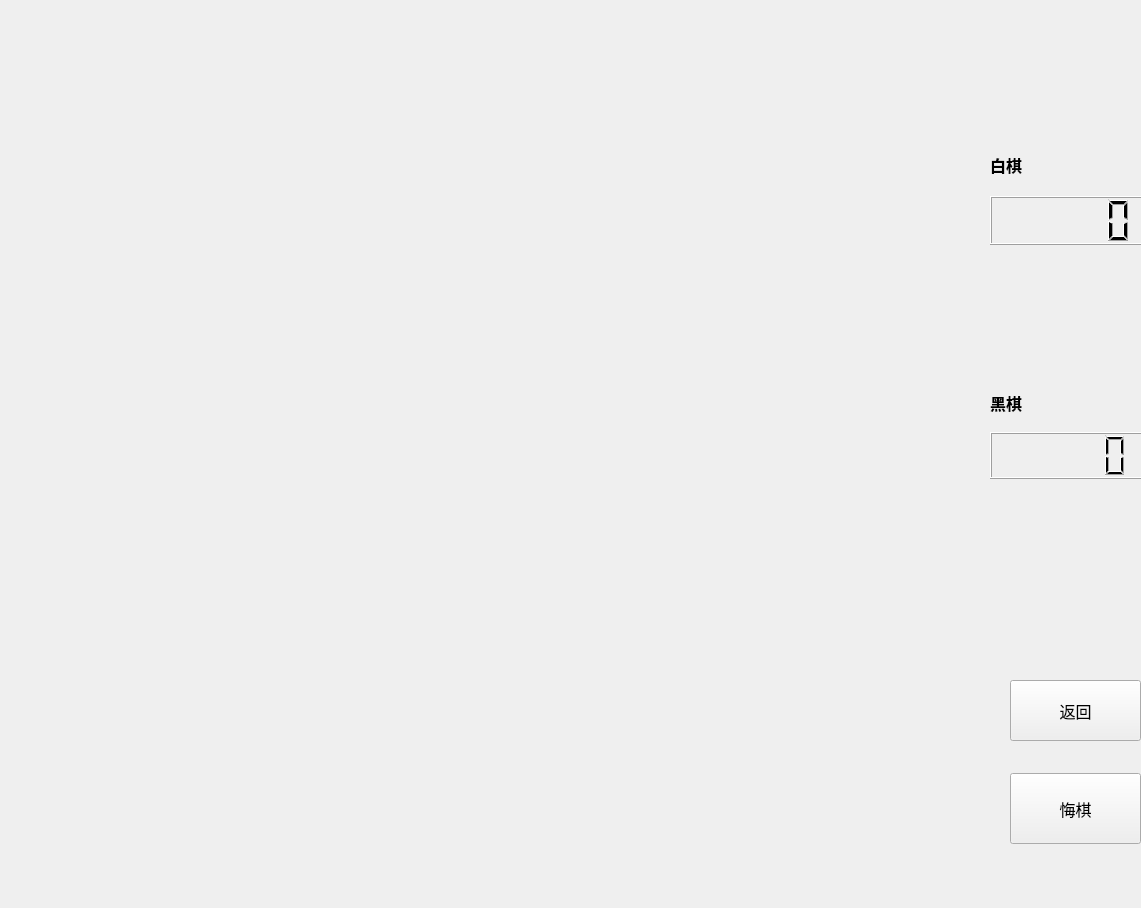
<?xml version="1.0" encoding="UTF-8"?>
<ui version="4.0">
 <class>gamewighet</class>
 <widget class="QWidget" name="gamewighet">
  <property name="geometry">
   <rect>
    <x>0</x>
    <y>0</y>
    <width>1141</width>
    <height>908</height>
   </rect>
  </property>
  <property name="font">
   <font>
    <family>黑体</family>
   </font>
  </property>
  <property name="windowTitle">
   <string>Form</string>
  </property>
  <widget class="QWidget" name="layoutWidget">
   <property name="geometry">
    <rect>
     <x>990</x>
     <y>140</y>
     <width>161</width>
     <height>161</height>
    </rect>
   </property>
   <layout class="QVBoxLayout" name="verticalLayout">
    <item>
     <widget class="QLabel" name="wihte">
      <property name="font">
       <font>
        <family>微软雅黑</family>
        <pointsize>12</pointsize>
        <weight>75</weight>
        <bold>true</bold>
       </font>
      </property>
      <property name="text">
       <string>白棋</string>
      </property>
     </widget>
    </item>
    <item>
     <widget class="QLCDNumber" name="lcd_white">
      <property name="styleSheet">
       <string notr="true">border-image: url(:/x.jpg);</string>
      </property>
     </widget>
    </item>
    <item>
     <widget class="QLabel" name="whitepos">
      <property name="font">
       <font>
        <pointsize>11</pointsize>
       </font>
      </property>
      <property name="text">
       <string/>
      </property>
     </widget>
    </item>
   </layout>
  </widget>
  <widget class="QWidget" name="layoutWidget">
   <property name="geometry">
    <rect>
     <x>990</x>
     <y>380</y>
     <width>161</width>
     <height>151</height>
    </rect>
   </property>
   <layout class="QVBoxLayout" name="verticalLayout_2">
    <item>
     <widget class="QLabel" name="black">
      <property name="font">
       <font>
        <family>微软雅黑</family>
        <pointsize>12</pointsize>
        <weight>75</weight>
        <bold>true</bold>
       </font>
      </property>
      <property name="text">
       <string>黑棋</string>
      </property>
     </widget>
    </item>
    <item>
     <widget class="QLCDNumber" name="lcd_black">
      <property name="styleSheet">
       <string notr="true">border-image: url(:/x.jpg);</string>
      </property>
     </widget>
    </item>
    <item>
     <widget class="QLabel" name="blackpos">
      <property name="font">
       <font>
        <pointsize>11</pointsize>
       </font>
      </property>
      <property name="text">
       <string/>
      </property>
     </widget>
    </item>
   </layout>
   <zorder>lcd_black</zorder>
   <zorder>black</zorder>
   <zorder>blackpos</zorder>
  </widget>
  <widget class="QPushButton" name="returnButton">
   <property name="geometry">
    <rect>
     <x>1010</x>
     <y>680</y>
     <width>131</width>
     <height>61</height>
    </rect>
   </property>
   <property name="font">
    <font>
     <family>黑体</family>
     <pointsize>12</pointsize>
    </font>
   </property>
   <property name="text">
    <string>返回</string>
   </property>
  </widget>
  <widget class="QLabel" name="label_3">
   <property name="geometry">
    <rect>
     <x>1000</x>
     <y>240</y>
     <width>81</width>
     <height>18</height>
    </rect>
   </property>
   <property name="font">
    <font>
     <pointsize>12</pointsize>
    </font>
   </property>
   <property name="text">
    <string/>
   </property>
  </widget>
  <widget class="QPushButton" name="pushButton">
   <property name="geometry">
    <rect>
     <x>1010</x>
     <y>773</y>
     <width>131</width>
     <height>71</height>
    </rect>
   </property>
   <property name="font">
    <font>
     <pointsize>12</pointsize>
    </font>
   </property>
   <property name="text">
    <string>悔棋</string>
   </property>
  </widget>
 </widget>
 <resources/>
 <connections/>
</ui>
